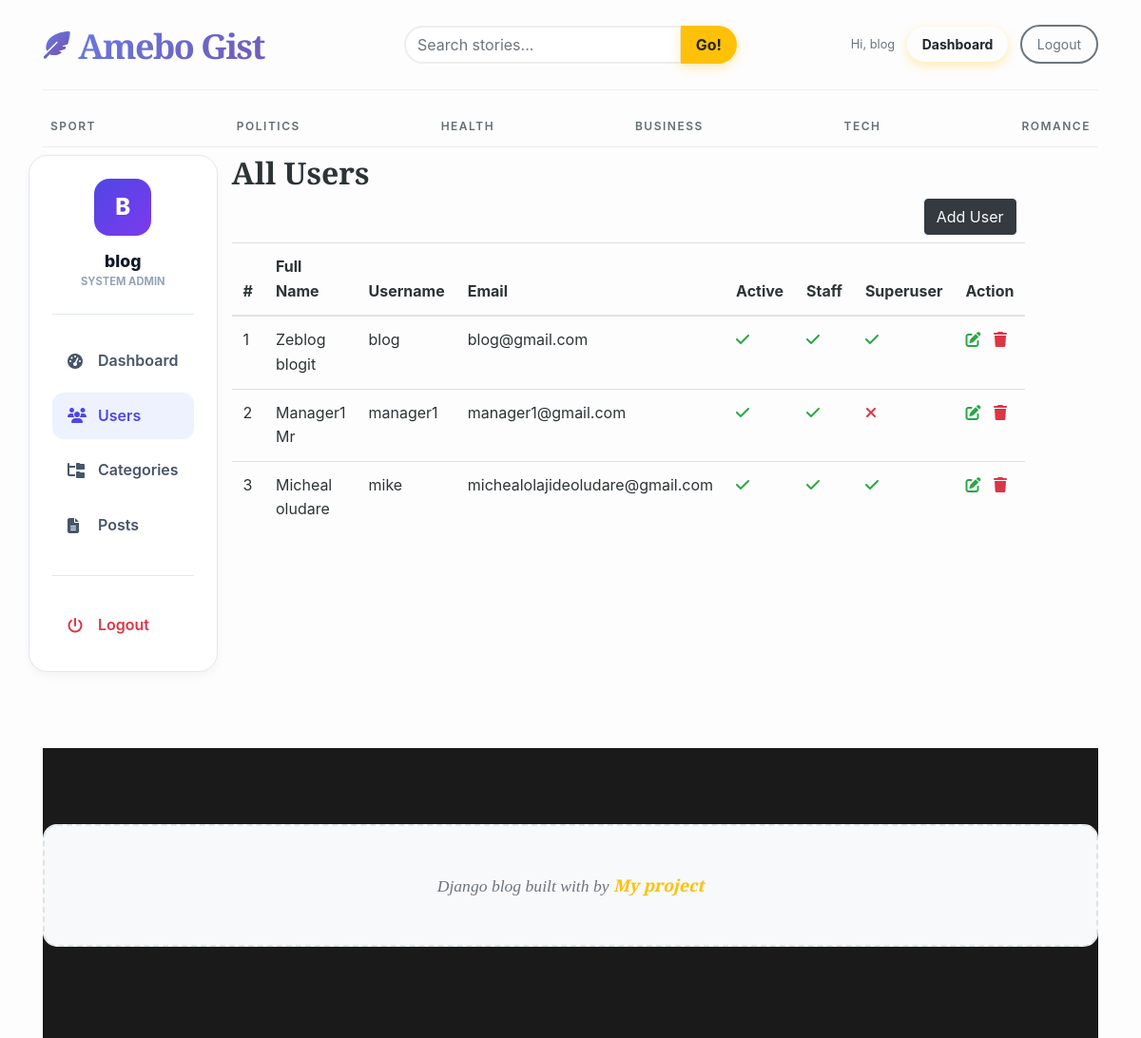
The page /dashboard/users/ (signed in) on the database its author committed.
### blogs/models.py (models this page shows, shortened)
class Category(models.Model):
    category_name = models.CharField(max_length=50, unique=True)
    created_at = models.DateTimeField(auto_now_add=True)
    updated_at = models.DateTimeField(auto_now=True)
    class Meta:
        verbose_name_plural = 'Categories'

### dashboards/views.py (the view)
# urls.py: path('users/', views.users, name='users'),
@login_required(login_url='login')
def users(request):
    users = User.objects.all()
    context = {
        'users': users,
    }
    return render(request, 'dashboards/users.html', context)

### blogs/context_processors.py (called while the page is built)
def get_categories(request):
    categories = Category.objects.all()
    return dict(categories=categories)

def get_social_links(request):
    social_links = SocialLink.objects.all()
    return dict(social_links=social_links)

def get_about(request):
    about = About.objects.all().first()
    return dict(about=about)

### templates/dashboards/users.html (shortened to what this page needs)
{% extends 'base.html' %} {% block content %}
<div class="row">
  {% include 'dashboards/sidebar.html' %}
  <div class="col-md-9">
    {% if perms.auth.view_user %}
    <h2>All Users</h2>
    <a
      href="{% url 'add_user' %}"
      class="btn btn-dark text-light float-right mb-2"
      >Add User</a
    >
    <table class="table table-hover">
      <thead>
        <tr>
          <th>#</th>
          <th>Full Name</th>
          <th>Username</th>
          <th>Email</th>
          <th>Active</th>
          <th>Staff</th>
          <th>Superuser</th>
          <th>Action</th>
        </tr>
      </thead>
      <tbody>
        {% for user in users %}
        <tr>
          <td>{{ forloop.counter }}</td>
          <td>{{ user.first_name }} {{ user.last_name }}</td>
          <td>{{ user.username }}</td>
          <td>{{ user.email }}</td>
          <td>
            {% if user.is_active %}<i class="fa fa-check text-success"></i>{% else %}<i class="fa fa-times text-danger"></i>{% endif %}
          </td>
          <td>
            {% if user.is_staff %}<i class="fa fa-check text-success"></i>{% else %}<i class="fa fa-times text-danger"></i>{% endif %}
          </td>
          <td>
            {% if user.is_superuser %}<i class="fa fa-check text-success"></i>{% else %}<i class="fa fa-times text-danger"></i>{% endif %}
          </td>
          <td>
            <a href="{% url 'edit_user' user.id %}"
              ><i class="fa fa-edit text-success"></i
            ></a>
            <a href="{% url 'delete_user' user.id %}"
              ><i class="fa fa-trash text-danger"></i
            ></a>
          </td>
        </tr>
        {% endfor %}
      </tbody>
    </table>
    {% else %}
    <h5>You do not have permission to view this page</h5>
    {% endif %}
  </div>
</div>
{% endblock %}

### templates/base.html (shortened to what this page needs)
 {% load static %}
<!DOCTYPE html>
<html lang="en">
<head>
    <link href="https://getbootstrap.com/docs/4.0/dist/css/bootstrap.min.css" rel="stylesheet">
    <link rel="stylesheet" href="https://cdnjs.cloudflare.com/ajax/libs/font-awesome/6.4.0/css/all.min.css">
    <link href="{% static 'css/blog.css' %}" rel="stylesheet">
  </head>
<body>
    <div class="container">
      <header class="blog-header py-3">
        <div class="row flex-nowrap justify-content-between align-items-center">
          <div class="col-6 col-md-4 pt-1">
            <a class="blog-header-logo" href="/">
                <i class="fa-solid fa-feather-pointed logo-icon"></i>
                <span class="d-inline-block">Amebo Gist</span>
            </a>
          </div>
          <div class="col-md-4 d-none d-md-block" style="text-align: center;">
            <form action="{% url 'search' %}" method="get">
              <div class="input-group">
                <input class="form-control search-form-control" type="text" name="keyword" value="{{ keyword }}" placeholder="Search stories..." aria-label="Search" />
                <div class="input-group-append">
                  <button type="submit" class="btn btn-warning rounded-pill px-3 ml-n5" style="z-index: 5;">Go!</button>
                </div>
              </div>
            </form>
          </div>
          <div class="col-6 col-md-4 d-flex justify-content-end align-items-center">
            <div class="header-auth-buttons">
                {% if user.is_authenticated %}
                    <span class="text-muted small mr-2 d-none d-lg-inline">Hi, {{ user.username }}</span>
                    <a class="btn btn-sm btn-warning rounded-pill px-3 mr-2" href="{% url 'dashboard' %}" style="background: var(--primary-gradient); border: none; font-weight: 700;">Dashboard</a>
                    <a class="btn btn-sm btn-outline-secondary rounded-pill px-3" href="{% url 'logout' %}">Logout</a>
                {% else %}
                    <a class="btn btn-sm btn-warning rounded-pill px-3 mr-2" href="{% url 'login' %}" style="background: var(--primary-gradient); border: none; font-weight: 700;">Login</a>
                    <a class="btn btn-sm btn-outline-secondary rounded-pill px-3" href="{% url 'register' %}">Sign Up</a>
                {% endif %}
            </div>
          </div>
        </div>
      </header>
      <div class="nav-scroller py-1 mb-2">
        <nav class="nav d-flex justify-content-between">
          {% for category in categories %}
          <a class="p-2 text-muted" href="{% url 'post_by_category' category.id %}">{{ category.category_name }}</a>
          {% endfor %}
        </nav>
      </div>
 {% block content %}
 {% endblock %}
 <footer class="blog-footer">
  <p>Django blog built with  by <a href="#">My project</a></p>
</footer>
</body>
</html>

### templates/dashboards/sidebar.html (shortened to what this page needs)
<div class="sidebar-professional">
  <div class="sidebar-header-pro">
    <div class="sidebar-avatar">{{ user.username|slice:":1"|upper }}</div>
    <h5 class="sidebar-username">{{ user.username }}</h5>
    <p class="sidebar-subtitle mb-0">System Admin</p>
  </div>
  <nav class="sidebar-nav-pro">
    <a
      href="{% url 'dashboard' %}"
      class="nav-link-pro {% if request.resolver_match.url_name == 'dashboard' %}active{% endif %}"
    >
      <i class="fa-solid fa-gauge-high"></i>
      Dashboard
    </a>
    {% if perms.auth.view_user %}
    <a
      href="{% url 'users' %}"
      class="nav-link-pro {% if request.resolver_match.url_name == 'users' %}active{% endif %}"
    >
      <i class="fa-solid fa-users"></i>
      Users
    </a>
    {% endif %}
    <a
      href="{% url 'category' %}"
      class="nav-link-pro {% if request.resolver_match.url_name == 'category' %}active{% endif %}"
    >
      <i class="fa-solid fa-folder-tree"></i>
      Categories
    </a>
    <a
      href="{% url 'posts' %}"
      class="nav-link-pro {% if request.resolver_match.url_name == 'posts' %}active{% endif %}"
    >
      <i class="fa-solid fa-file-lines"></i>
      Posts
    </a>
    <div class="sidebar-divider"></div>
    <a href="{% url 'logout' %}" class="nav-link-pro text-danger">
      <i class="fa-solid fa-power-off"></i>
      Logout
    </a>
  </nav>
</div>

### blog_main/static/css/blog.css (style rules this page uses)
body { background-color: #fdfdfd; color: #2d3436; font-family: -apple-system, BlinkMacSystemFont, "Segoe UI", Roboto, "Helvetica Neue", Arial, sans-serif; line-height: 1.6; overflow-x: hidden; }
h1, h2, h3, h4, .blog-header-logo { font-family: 'Playfair Display', serif; font-weight: 900 !important; }
a { transition: all 0.3s ease; color: inherit; }
.blog-header { border-bottom: 1px solid rgba(0,0,0,0.05); margin-bottom: 1rem; }
.blog-header-logo { font-size: 2.5rem; letter-spacing: -1.5px; text-decoration: none !important; color: #212529 !important; }
.nav-scroller { border-bottom: 1px solid #eee; margin-bottom: 2.5rem; }
.nav-scroller .nav { display: flex; justify-content: space-between; }
.nav-scroller a { font-weight: 600; text-transform: uppercase; font-size: 0.75rem; letter-spacing: 1.5px; color: #636e72 !important; padding: 1rem 0; }
.btn-warning { border-radius: 50px; padding: 0.5rem 1.5rem; font-weight: 700; background-color: #ffc107; border: none; box-shadow: 0 4px 12px rgba(255, 193, 7, 0.3); }
.btn-outline-secondary { border-radius: 50px; padding: 0.5rem 1.5rem; border-width: 2px; }
.empty-msg, p:only-child:not(.lead) { padding: 3rem; background: #f8f9fa; border: 2px dashed #dee2e6; color: #6c757d; text-align: center; border-radius: 15px; font-size: 1.1rem; font-family: 'Playfair Display', serif; font-style: italic; }
.blog-footer { padding: 5rem 0; margin-top: 5rem; background-color: #1a1a1a; color: #95a5a6; text-align: center; }
.blog-footer a { color: #ffc107; font-weight: 700; }

### templates/base.html (style rules this page uses)
.blog-header-logo { font-family: 'Playfair Display', serif; font-size: 2.25rem; font-weight: 900; text-decoration: none !important; background: linear-gradient(135deg, #667eea 0%, #764ba2 100%); -webkit-background-clip: text; background-clip: text; -webkit-text-fill-color: transparent; display: flex; align-items: center; gap: 10px; }
.logo-icon { font-size: 1.8rem; background: linear-gradient(135deg, #667eea 0%, #764ba2 100%); -webkit-background-clip: text; background-clip: text; -webkit-text-fill-color: transparent; }
.search-form-control { border-radius: 50px; border: 2px solid #eee; transition: all 0.3s; }

### templates/dashboards/sidebar.html (style rules this page uses)
:root { --side-primary: #4f46e5; --side-bg: #ffffff; --side-border: #e2e8f0; --side-text: #475569; --side-active-bg: #eef2ff; --side-active-text: #4f46e5; }
.sidebar-professional { background: var(--side-bg); border: 1px solid var(--side-border); border-radius: 20px; padding: 1.5rem; box-shadow: 0 4px 10px rgba(0, 0, 0, 0.04); height: fit-content; position: sticky; top: 2rem; }
.sidebar-header-pro { text-align: center; padding-bottom: 1.5rem; margin-bottom: 1.5rem; border-bottom: 1px solid var(--side-border); }
.sidebar-avatar { width: 60px; height: 60px; background: linear-gradient(135deg, #4f46e5, #7c3aed); border-radius: 16px; display: flex; align-items: center; justify-content: center; margin: 0 auto 1rem; color: white; font-size: 1.5rem; font-weight: 800; }
.sidebar-username { font-weight: 800; color: #0f172a; font-size: 1.1rem; margin-bottom: 0.2rem; }
.sidebar-subtitle { font-size: 0.7rem; font-weight: 700; text-transform: uppercase; color: #94a3b8; }
.sidebar-nav-pro { display: flex; flex-direction: column; gap: 0.5rem; }
.nav-link-pro { display: flex; align-items: center; gap: 12px; padding: 12px 16px; border-radius: 12px; color: var(--side-text); font-weight: 600; text-decoration: none; transition: 0.2s ease; }
.nav-link-pro i { width: 20px; }
.nav-link-pro.active { background: var(--side-active-bg); color: var(--side-active-text); }
.sidebar-divider { border-top: 1px solid var(--side-border); margin: 1.2rem 0; }

### rows shown on the page
Category: category_name "SPORT"
Category: category_name "POLITICS"
Category: category_name "HEALTH"
Category: category_name "BUSINESS"
Category: category_name "TECH"
Category: category_name "ROMANCE"

### other values the page prints
{{ user.username }} "blog"
{{ user.username|slice:":1"|upper }} "B"
{{ user.first_name }} "Zeblog"
{{ user.last_name }} "blogit"
{{ user.email }} "blog@gmail.com"
{{ user.first_name }} "Manager1"
{{ user.last_name }} "Mr"
{{ user.username }} "manager1"
{{ user.email }} "manager1@gmail.com"
{{ user.first_name }} "Micheal"
{{ user.last_name }} "oludare"
{{ user.username }} "mike"
{{ user.email }} "michealolajideoludare@gmail.com"
